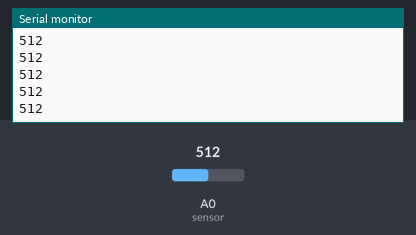
Recording of a sketch running on a simulated Arduino Uno, built with avr-gcc and run on an emulated ATmega328P. Parts: the last lines printed to the serial monitor. The test bench sets the inputs (shaded band); at power-on: A0 (sensor) = 512.

Above: at 1.2 s.
1.3 s: A0 (sensor) set to 716
At 2.0 s:
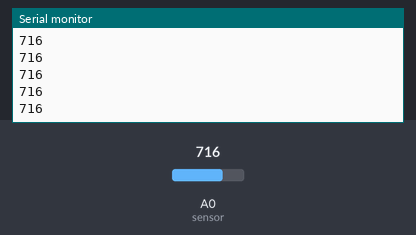
2.8 s: A0 (sensor) set to 900
At 3.6 s:
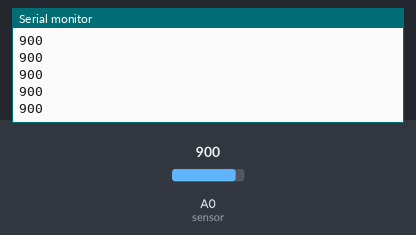
Timing chart, 0 to 5.8 s (numbered marks = the images above; inputs shaded):
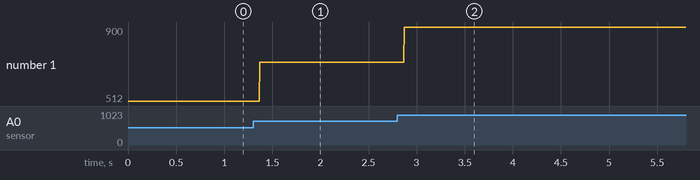

The sketch:

analog.ino
```cpp
void setup() {
  Serial.begin(9600); //initialize serial communication
}

void loop() {
  int sensor = analogRead(A0);    // read sensor pin
  Serial.println(sensor);         // print value from sensor
  delay(1);                       // delay one ms
}
```

Measured:
- after the input at 1.3 s, the serial monitor: prints a new line after 0.07 s (image 1)
- after the input at 2.8 s, the serial monitor: prints a new line after 0.07 s (image 2)
- plotted number 1: 512 → 716 after the input at 1.3 s, 716 → 900 after the input at 2.8 s
